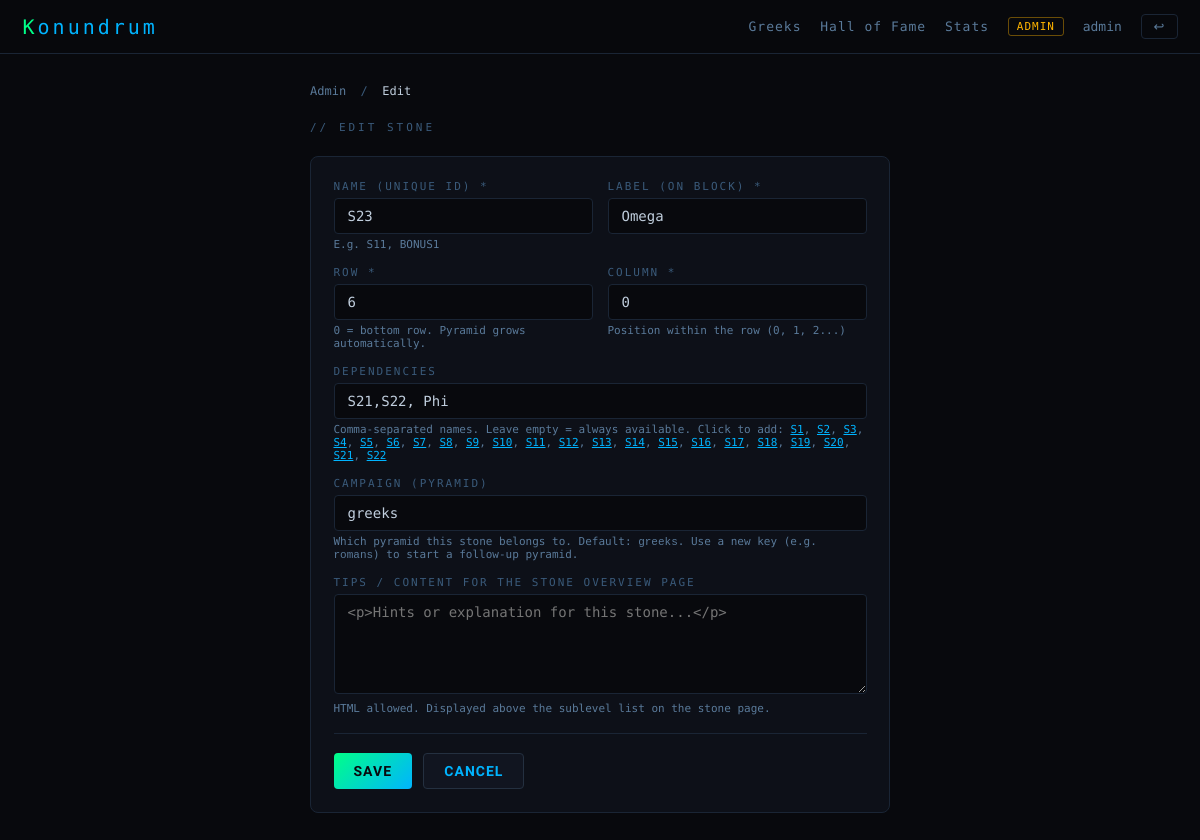
The app's page /admin/stone/25/edit (signed in), older data.
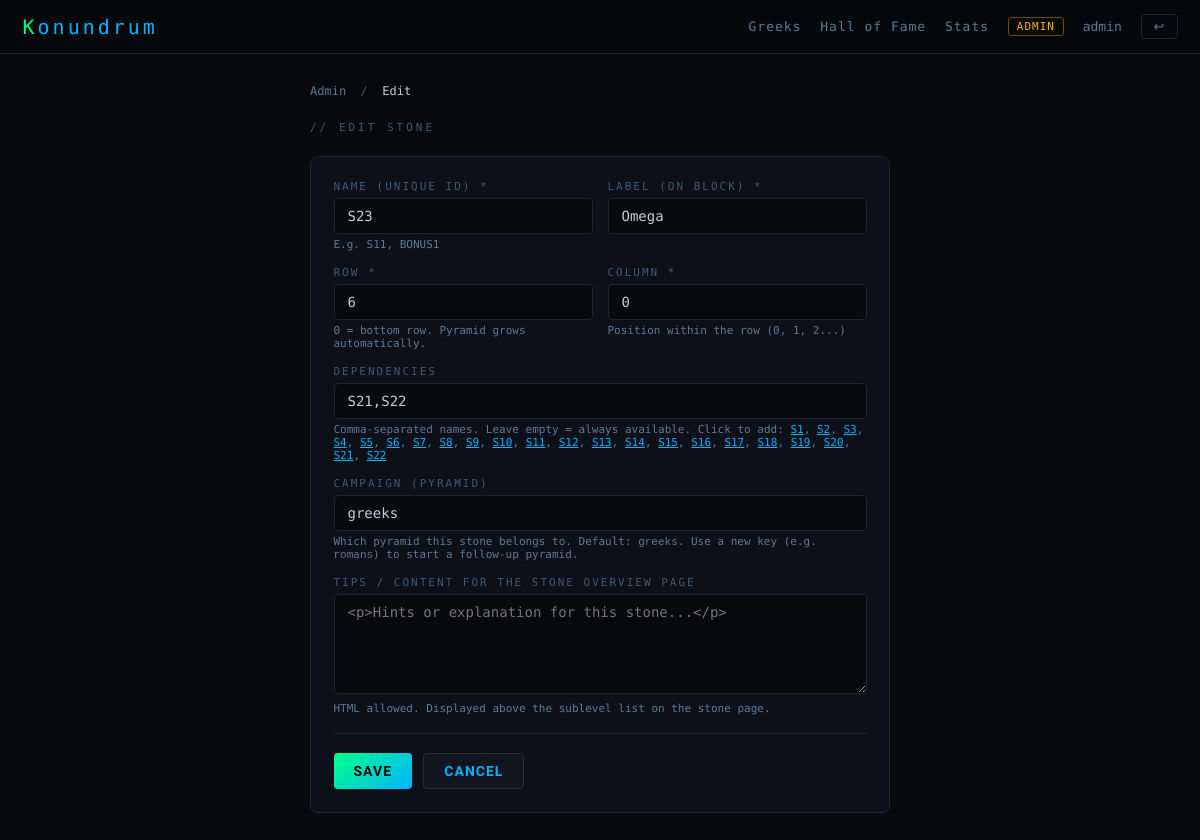
The same page, newer data.
### tables this page shows
CREATE TABLE stones (
            id           INTEGER PRIMARY KEY AUTOINCREMENT,
            name         TEXT UNIQUE NOT NULL,   -- bijv. S1
            label        TEXT NOT NULL,           -- weergavenaam op blok
            row          INTEGER NOT NULL,        -- 0 = onderste rij
            col          INTEGER NOT NULL,        -- positie in rij
            dependencies TEXT DEFAULT ''          -- komma-gescheiden stone.name waarden
        , home_content TEXT DEFAULT '', campaign TEXT DEFAULT 'greeks');

### app.py (the view, shortened to what this page needs)
@app.route("/admin/stone/<int:stone_id>/edit", methods=["GET", "POST"])
@admin_required
def admin_edit_stone(stone_id):
    s = db.get_stone(stone_id)
    if not s: abort(404)
    all_stones = [x for x in db.get_all_stones() if x["id"] != stone_id]
    error = None
    return render_template("admin_stone_form.html", stone=s, all_stones=all_stones, error=error)

### app.py (called while the page is built)
def admin_required(f):
    @wraps(f)
    def inner(*args, **kwargs):
        if not session.get("is_admin"):
            return redirect(url_for("greeks"))
        return f(*args, **kwargs)
    return inner

### database.py (called while the page is built)
def get_db():
    conn = sqlite3.connect(DB_PATH)
    conn.row_factory = sqlite3.Row
    conn.execute("PRAGMA foreign_keys = ON")
    return conn

def get_all_stones():
    conn = get_db()
    try:
        return conn.execute("SELECT * FROM stones ORDER BY row,col").fetchall()
    finally:
        conn.close()

def get_stone(stone_id):
    conn = get_db()
    try:
        return conn.execute("SELECT * FROM stones WHERE id=?", (stone_id,)).fetchone()
    finally:
        conn.close()

### templates/admin_stone_form.html (shortened to what this page needs)
{% extends "base.html" %}
{% block body %}
<div class="page-sm">
  <div class="bc">
    <a href="{{ url_for('admin') }}">Admin</a> &nbsp;/&nbsp;
    <span>{% if stone %}Edit{% else %}New stone{% endif %}</span>
  </div>
  <div class="page-title">// {% if stone %}EDIT STONE{% else %}NEW STONE{% endif %}</div>
  <div class="card">
    <form method="POST">
      <div style="display:grid;grid-template-columns:1fr 1fr;gap:1rem;">
        <div class="field">
          <label>Name (unique ID) *</label>
          <input type="text" name="name" value="{{ stone.name if stone else '' }}" placeholder="S11" required/>
          <div class="sub">E.g. S11, BONUS1</div>
        </div>
        <div class="field">
          <label>Label (on block) *</label>
          <input type="text" name="label" value="{{ stone.label if stone else '' }}" placeholder="CAESAR" required/>
        </div>
      </div>
      <div style="display:grid;grid-template-columns:1fr 1fr;gap:1rem;">
        <div class="field">
          <label>Row *</label>
          <input type="number" name="row" value="{{ stone.row if stone else 0 }}" min="0" required/>
          <div class="sub">0 = bottom row. Pyramid grows automatically.</div>
        </div>
        <div class="field">
          <label>Column *</label>
          <input type="number" name="col" value="{{ stone.col if stone else 0 }}" min="0" required/>
          <div class="sub">Position within the row (0, 1, 2...)</div>
        </div>
      </div>
      <div class="field">
        <label>Dependencies</label>
        <input type="text" name="dependencies"
               value="{{ stone.dependencies if stone else '' }}"
               placeholder="S1,S2"/>
        <div class="sub">
          Comma-separated names. Leave empty = always available.
          {% if all_stones %}
            Click to add:
            {% for s in all_stones %}
              <span style="color:var(--blue);cursor:pointer;text-decoration:underline;"
                    onclick="addDep('{{ s.name }}')">{{ s.name }}</span>{% if not loop.last %}, {% endif %}
            {% endfor %}
          {% endif %}
        </div>
      </div>
      <div class="field">
        <label>Campaign (pyramid)</label>
        <input type="text" name="campaign"
               value="{{ stone.campaign if stone and stone.campaign else 'greeks' }}"
               placeholder="greeks"/>
        <div class="sub">Which pyramid this stone belongs to. Default: <code>greeks</code>. Use a new key (e.g. <code>romans</code>) to start a follow-up pyramid.</div>
      </div>
      <div class="field">
        <label>Tips / content for the stone overview page</label>
        <textarea name="home_content" rows="5"
                  placeholder="&lt;p&gt;Hints or explanation for this stone...&lt;/p&gt;">{{ stone.home_content if stone else '' }}</textarea>
        <div class="sub">HTML allowed. Displayed above the sublevel list on the stone page.</div>
      </div>
      <hr class="div"/>
      <div style="display:flex;gap:.75rem;">
        <button type="submit" class="btn btn-primary">{{ 'Save' if stone else 'Create stone' }}</button>
        <a href="{{ url_for('admin') }}" class="btn btn-secondary">Cancel</a>
      </div>
    </form>
  </div>
</div>
{% endblock %}

Row changes from the older to the newer data that the page shows:
changed stones "Omega": dependencies "S21,S22, Phi" → "S21,S22"
